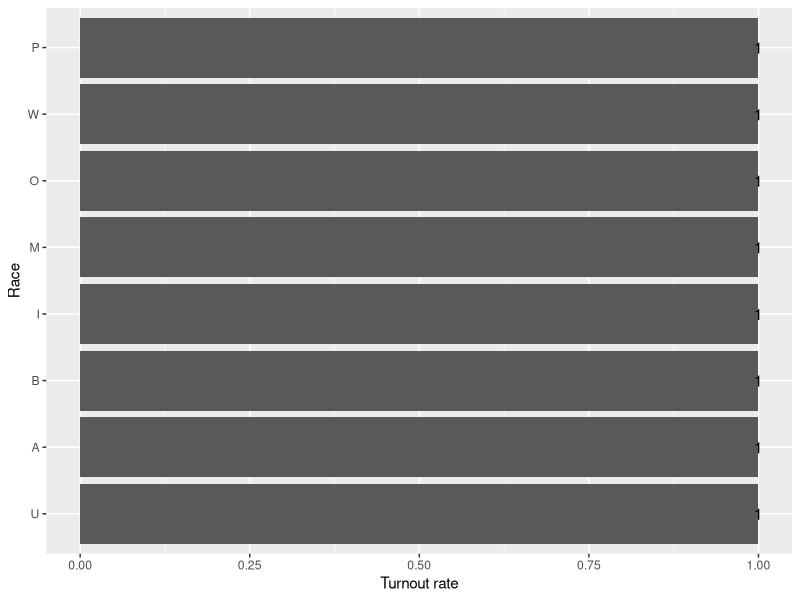
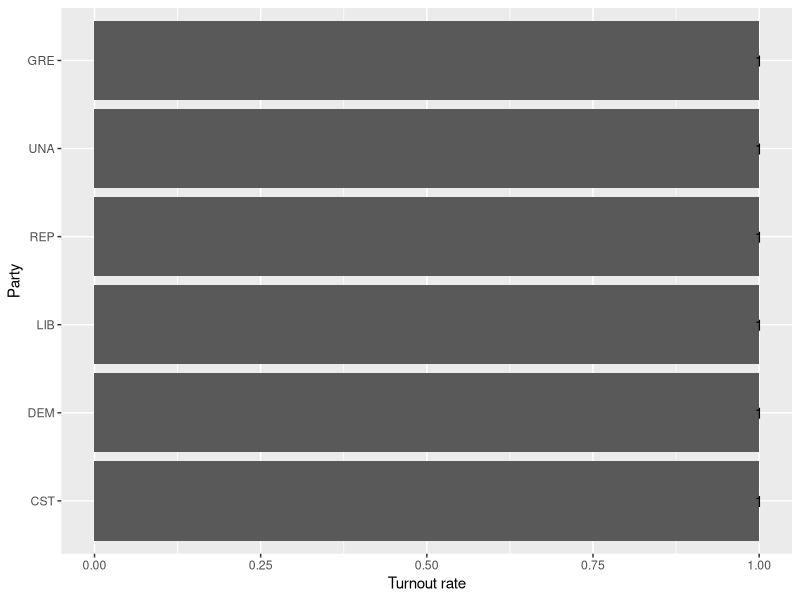
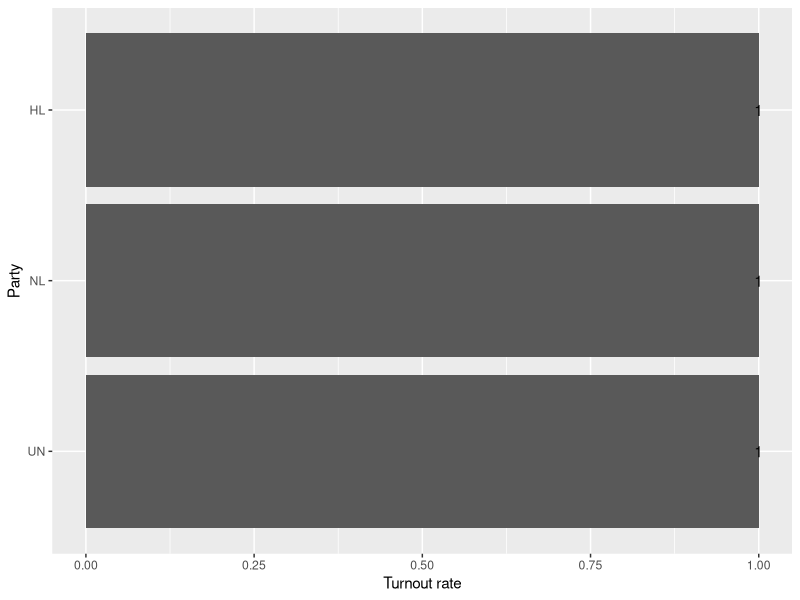
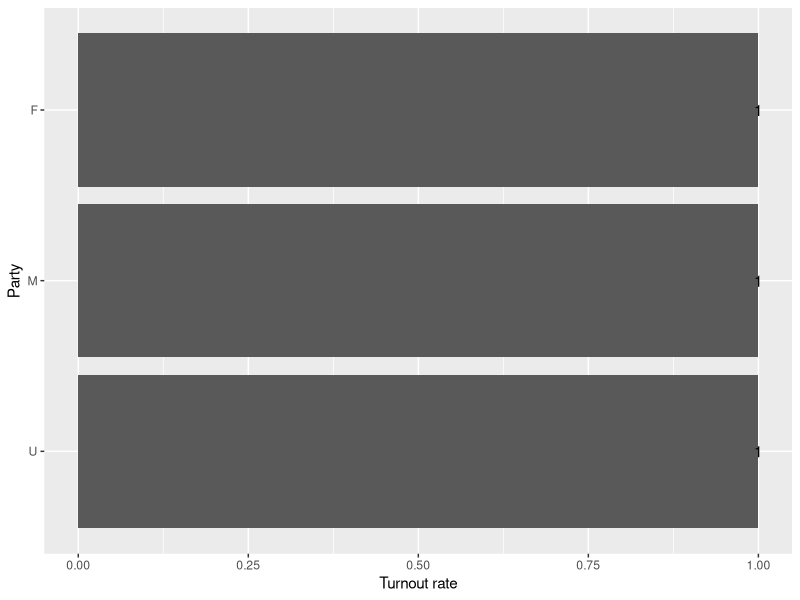
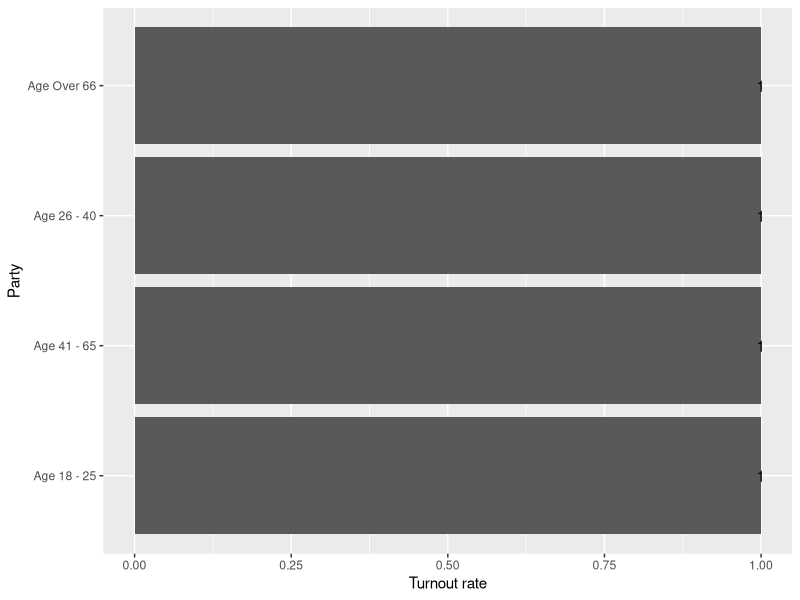
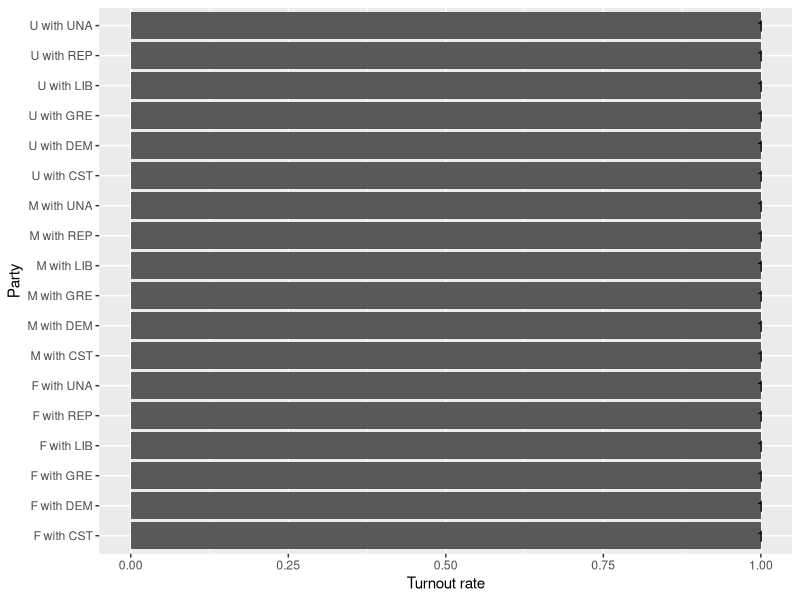
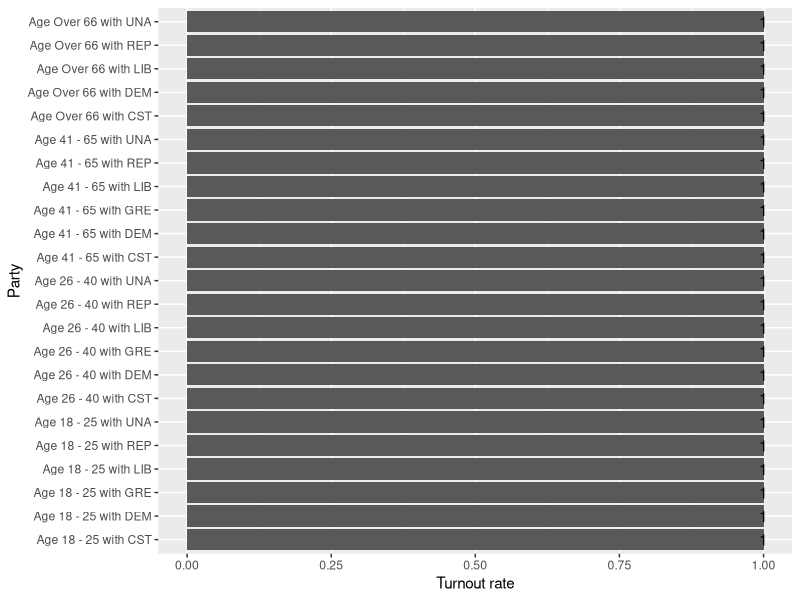
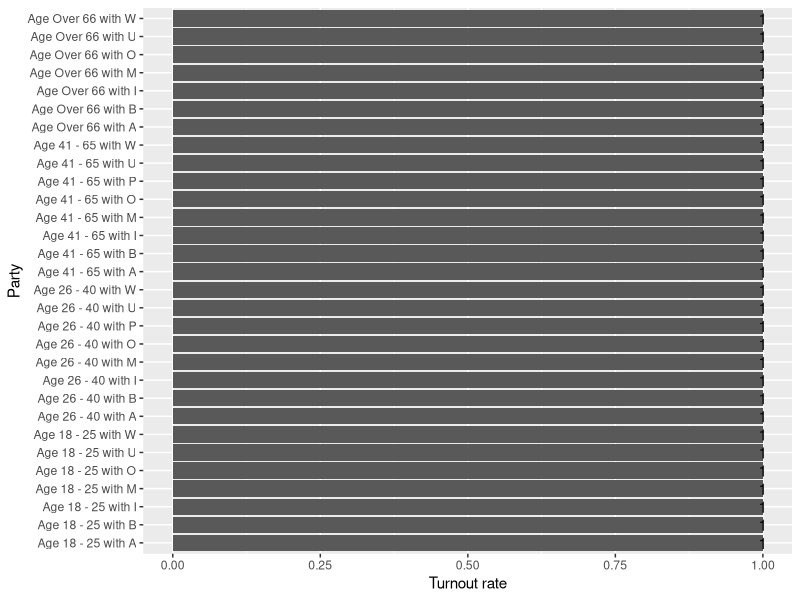

The R source for these figures, in order:
## ---- chunk 1
knitr::opts_chunk$set(echo = T, cache = T)
library(tidyverse)
library(lme4)
## ---- chunk 2
# contains info about the aggregate counts of voters who actually voted by demographic variables

history <- read.table("history_stats_20201103.txt", header = TRUE, fill = TRUE, sep = '\t')

# contains info about the aggregate counts of registered voters by demographic variables
voter <- read.table("voter_stats_20201103.txt", header = TRUE, fill = TRUE, sep = '\t')
## ---- chunk 3
# set "" or " " to NA
voter[voter == ""] <- NA
voter[voter == " "] <- NA
history[history == " "] <- NA

unique(voter$election_date) # "11/03/2020" NA 
unique(voter$stats_type) # "history" NA  
unique(voter$update_date) # "01/13/2021" NA     

# remove above three columns

voter <- voter %>%
  select(-election_date, -stats_type, -update_date)
history <- history %>%
  select(-election_date, -stats_type, -update_date)

history <- history %>%
  mutate(total_voters = as.numeric(total_voters))

voter <- voter %>%
  mutate(total_voters2 = as.numeric(total_voters))

## ---- chunk 4
# aggregated_data <- aggregate(voter$total_voters,
#                              list(county_desc = voter$county_desc,
#                                   age=voter$age,
#                                   party_cd=voter$party_cd, 
#                                   race_code = voter$race_code, 
#                                   sex_code = voter$sex_code, 
#                                   precinct_abbrv = voter$precinct_abbrv,
#                                   ethnic_code = voter$ethnic_code,
#                                   voting_method_desc = voter$voting_method_desc),
#                              sum)
# 
# aggregated_data <- aggregated_data %>%
#   rename(total_voters = x)

## ---- chunk 5

history <- history %>%
  group_by(county_desc, age, party_cd, race_code, ethnic_code, sex_code) %>%
  summarize(total_vot = sum(total_voters,na.rm =T))



data <- voter %>%
  group_by(county_desc, party_cd, race_code, ethnic_code, sex_code, age) %>%
  summarize(total_reg = sum(total_voters2, na.rm= T)) %>%
  left_join(history, by = c("county_desc", "age", "party_cd", "race_code",
                      "ethnic_code", "sex_code"))



## ---- chunk 6
data <- data %>%
  mutate(total_vot = as.numeric(total_vot), 
         total_reg = as.numeric(total_reg), 
         county_desc = as.factor(county_desc), 
         party_cd = as.factor(party_cd), 
         race_code = as.factor(race_code), 
         sex_code = as.factor(sex_code), 
         ethnic_code = as.factor(ethnic_code), 
         age = as.factor(age))

## ---- chunk 7
data <- data %>%
  filter( !is.na(total_reg))

data$total_vot <- ifelse(is.na(data$total_vot), 0, data$total_vot)

## ---- chunk 8
set.seed(1031)
counties <- sample(unique(data$county_desc), 30)

data <- data %>%
  filter(county_desc %in% counties)
## ---- chunk 9
sum(is.na(data))
data <- data %>% drop_na()
## ---- chunk 10
turnout_rate <- sum(data$total_vot) / sum(data$total_reg)

data.frame(group = "Total", turnout_rate = turnout_rate)

## ---- chunk 11
data %>%
  group_by(race_code) %>%
  summarise(total_reg = sum(total_reg),
            total_vot = sum(total_vot), .groups = "drop") %>%
  mutate(turnout_rate = total_vot / total_reg) %>%
  select(group = race_code, turnout_rate) %>%
  ggplot( aes(x = reorder(group, turnout_rate), y = turnout_rate)) +
  geom_bar(stat = "identity") +
  xlab("Race") + ylab("Turnout rate") +
  geom_text(aes(label=format(turnout_rate, digits = 2))) +
  coord_flip()


## ---- chunk 12
data %>%
  group_by(party_cd) %>%
  summarise(total_reg = sum(total_reg),
            total_vot = sum(total_vot), .groups = "drop") %>%
  mutate(turnout_rate = total_vot / total_reg) %>%
  select(group = party_cd, turnout_rate) %>%
  ggplot( aes(x = reorder(group, turnout_rate), y = turnout_rate)) +
  geom_bar(stat = "identity") +
  xlab("Party") + ylab("Turnout rate") +
  geom_text(aes(label=format(turnout_rate, digits = 2))) +
  coord_flip()

## ---- chunk 13
data %>%
  group_by(ethnic_code) %>%
  summarise(total_reg = sum(total_reg),
            total_vot = sum(total_vot), .groups = "drop") %>%
  mutate(turnout_rate = total_vot / total_reg) %>%
  select(group = ethnic_code, turnout_rate) %>%
  ggplot( aes(x = reorder(group, turnout_rate), y = turnout_rate)) +
  geom_bar(stat = "identity") +
  xlab("Party") + ylab("Turnout rate") +
  geom_text(aes(label=format(turnout_rate, digits = 2))) +
  coord_flip()

## ---- chunk 14
data %>%
  group_by(sex_code) %>%
  summarise(total_reg = sum(total_reg),
            total_vot = sum(total_vot), .groups = "drop") %>%
  mutate(turnout_rate = total_vot / total_reg) %>%
  select(group = sex_code, turnout_rate) %>%
  ggplot( aes(x = reorder(group, turnout_rate), y = turnout_rate)) +
  geom_bar(stat = "identity") +
  xlab("Party") + ylab("Turnout rate") +
  geom_text(aes(label=format(turnout_rate, digits = 2))) +
  coord_flip()

## ---- chunk 15
data %>%
  group_by(age) %>%
  summarise(total_reg = sum(total_reg),
            total_vot = sum(total_vot), .groups = "drop") %>%
  mutate(turnout_rate = total_vot / total_reg) %>%
  select(group = age, turnout_rate) %>%
  ggplot( aes(x = reorder(group, turnout_rate), y = turnout_rate)) +
  geom_bar(stat = "identity") +
  xlab("Party") + ylab("Turnout rate") +
  geom_text(aes(label=format(turnout_rate, digits = 2))) +
  coord_flip()

## ---- chunk 16
data %>%
  group_by(sex_code, party_cd) %>%
  summarise(total_reg = sum(total_reg),
            total_vot = sum(total_vot), .groups = "drop") %>%
  mutate(turnout_rate = total_vot / total_reg,
         group = paste0(sex_code, " with ", party_cd)) %>%
  select(group = group, turnout_rate) %>%
  ggplot( aes(x = reorder(group, turnout_rate), y = turnout_rate)) +
  geom_bar(stat = "identity") +
  xlab("Party") + ylab("Turnout rate") +
  geom_text(aes(label=format(turnout_rate, digits = 2))) +
  coord_flip()

## ---- chunk 17
data %>%
  group_by(age, party_cd) %>%
  summarise(total_reg = sum(total_reg),
            total_vot = sum(total_vot), .groups = "drop") %>%
  mutate(turnout_rate = total_vot / total_reg,
         group = paste0(age, " with ", party_cd)) %>%
  select(group = group, turnout_rate) %>%
  ggplot( aes(x = reorder(group, turnout_rate), y = turnout_rate)) +
  geom_bar(stat = "identity") +
  xlab("Party") + ylab("Turnout rate") +
  geom_text(aes(label=format(turnout_rate, digits = 2))) +
  coord_flip()


## ---- chunk 18
data %>%
  group_by(age, race_code) %>%
  summarise(total_reg = sum(total_reg),
            total_vot = sum(total_vot), .groups = "drop") %>%
  mutate(turnout_rate = total_vot / total_reg,
         group = paste0(age, " with ", race_code)) %>%
  select(group = group, turnout_rate) %>%
  ggplot( aes(x = reorder(group, turnout_rate), y = turnout_rate)) +
  geom_bar(stat = "identity") +
  xlab("Party") + ylab("Turnout rate") +
  geom_text(aes(label=format(turnout_rate, digits = 2))) +
  coord_flip()


## ---- chunk 19
# attach(data)
# mod1 <- glmer(cbind(total_vot, total_reg - total_vot) ~
#                       party_cd + race_code + ethnic_code + sex_code + age + (1|county_desc),
#                     data = data, family = binomial,
#               control=glmerControl(optimizer = "bobyqa"))
## ---- chunk 20
 # glmer(cbind(cbind(total_vot, total_reg - total_vot) ~
 #                  party_cd + race_code + ethnic_code + sex_code + age +
 #                  sex_code:party_cd + age:party_cd + age:race_code + (1|county_desc),
 #                data = data, family = binomial)

## ---- chunk 21


## ---- chunk 22


